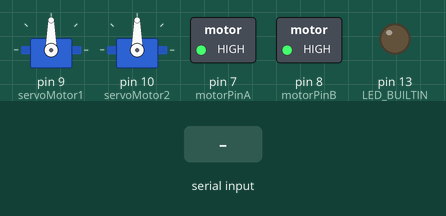
The sketch below on a simulated Arduino Uno, built with avr-gcc and run on an emulated ATmega328P. Parts: 2 × servo, switched loads named in the sketch (green lamp = pin HIGH), output pins drawn as LEDs (lit = HIGH). The test bench sets the inputs (shaded band). Random numbers use the default seed unless the sketch sets one.

Above: at 1.2 s.
1.3 s: "1" received over Serial
At 3.2 s:
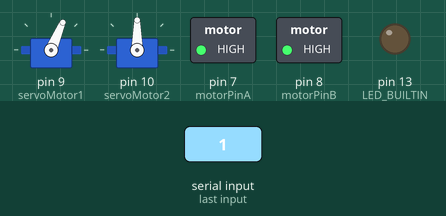
3.8 s: "2" received over Serial
At 5.1 s:
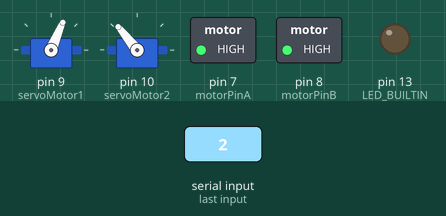
6.3 s: "5" received over Serial
At 7.4 s:
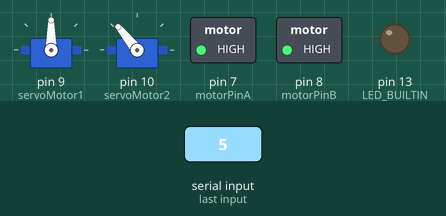
7.8 s: "7" received over Serial
At 8.6 s:
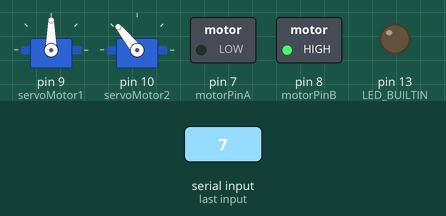
9.3 s: "6" received over Serial
At 9.7 s:
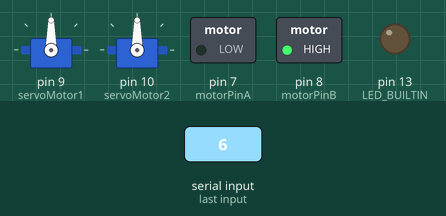
10.8 s: "8" received over Serial
At 12.1 s:
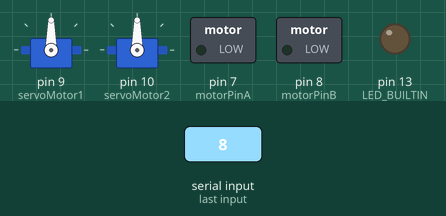
Timing chart, 0 to 13.3 s (numbered marks = the images above; inputs shaded):
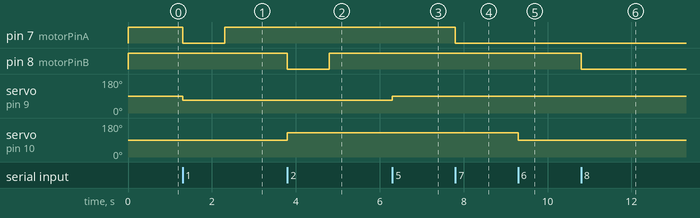

Measured:
- after the input at 1.3 s, pin 7 (motorPinA): HIGH → LOW at once, → HIGH 1.0 s later; servo on pin 9 (servoMotor1): 90° → 67° at once
- after the input at 3.8 s, pin 8 (motorPinB): HIGH → LOW at once, → HIGH 1.0 s later; servo on pin 10 (servoMotor2): 90° → 129° at once
- after the input at 6.3 s, servo on pin 9 (servoMotor1): 67° → 90° at once
- after the input at 7.8 s, pin 7 (motorPinA): HIGH → LOW at once
- after the input at 9.3 s, servo on pin 10 (servoMotor2): 129° → 90° at once
- after the input at 10.8 s, pin 8 (motorPinB): HIGH → LOW at once

The sketch:

Arduino-WCC-2.6.ino
```cpp
// Incluímos la librería para poder controlar el servo
#include <Servo.h>

//aspersor 01
int motorPinA = 7; //Motor

//aspersor 02
int motorPinB = 8; //Motor

char val;


//servos
 Servo servoMotor1;
 Servo servoMotor2;

int valorInicial1 = 90;
int valorInicial2 = 90;

int randomRotacion1 = 0;
int randomRotacion2 = 0;

//valores definir rotacion servo
int valorTope12 =60;
int valorTope11 =120;

int valorTope22 =80;
int valorTope21 =130;

// control dinamico tiempo

int milisexpulsado;


//valores definir rotacion servo FIN


int in1 = 7;

//servos fin


void setup() {

 Serial.begin(9600);
 pinMode(LED_BUILTIN, OUTPUT);

 pinMode(motorPinA, OUTPUT);
 pinMode(motorPinB, OUTPUT);


 digitalWrite(motorPinA, LOW); //Establishes forward direction of Channel A
 digitalWrite(motorPinA, HIGH);   //Disengage the Brake for Channel A

 digitalWrite(motorPinB, LOW); //Establishes forward direction of Channel B
 digitalWrite(motorPinB, HIGH);   //Disengage the Brake for Channel B


 //servos

  pinMode(in1, OUTPUT);
  digitalWrite(in1, HIGH);

  //declaramos pin para el servo
  servoMotor1.attach(9);
  servoMotor2.attach(10);

  // Inicializamos al ángulo 0 el servomotor
  servoMotor1.write(valorInicial1);
  servoMotor2.write(valorInicial2);

//servos fin

  //tiempo default expulsa
  milisexpulsado = setupTiempoPinta(1000);
}


void loop() {


     //Spins the motor on Channel A at full speed 255 full
       //Spins the motor on Channel B at full speed 255 full

    if (Serial.available() > 0) { // If data is available to read

        val = Serial.read();

        int valorTiempo;

        if(val == '1')  {


         digitalWrite(motorPinA, LOW);
         rotaAspersor1();

        }

        // enciende motor 2
        if(val == '2')  {

         digitalWrite(motorPinB, LOW);
         rotaAspersor2();

        }

        // apaga motor 1
        if(val == '3')  {
         digitalWrite(motorPinA, HIGH);
        }

         // apaga motor 2
        if(val == '4')  {
         digitalWrite(motorPinB, HIGH);
        }

         // Posicion aspersor 01 al centro
        if(val == '5')  {
          servoMotor1.write(valorInicial1);
        }

         // Posicion aspersor 02 al centro
        if(val == '6')  {
          servoMotor2.write(valorInicial2);
        }

        if(val == '7')  {
          digitalWrite(motorPinA, LOW);
        }

        if(val == '8')  {
          digitalWrite(motorPinB, LOW);
        }


         if(val == 'a')  {milisexpulsado = setupTiempoPinta(100);}
         if(val == 'b')  {milisexpulsado = setupTiempoPinta(200);}
         if(val == 'c')  {milisexpulsado = setupTiempoPinta(300);}
         if(val == 'd')  {milisexpulsado = setupTiempoPinta(400);}
         if(val == 'e')  {milisexpulsado = setupTiempoPinta(500);}
         if(val == 'f')  {milisexpulsado = setupTiempoPinta(1000);}
         if(val == 'g')  {milisexpulsado = setupTiempoPinta(1500);}
         if(val == 'h')  {milisexpulsado = setupTiempoPinta(2000);}


    }
}

int setupTiempoPinta(int tiempo)
{

    return  milisexpulsado = tiempo;

}

void rotaAspersor1()
{


  randomRotacion1 = random(valorTope12,valorTope11);
  servoMotor1.write(randomRotacion1);

  delay(milisexpulsado);
  //apaga motor
  digitalWrite(motorPinA, HIGH);


}

void rotaAspersor2()
{


  randomRotacion2 = random(valorTope22,valorTope21);
  servoMotor2.write(randomRotacion2);

  delay(milisexpulsado);
  //apaga motor
  digitalWrite(motorPinB, HIGH);


}
```
